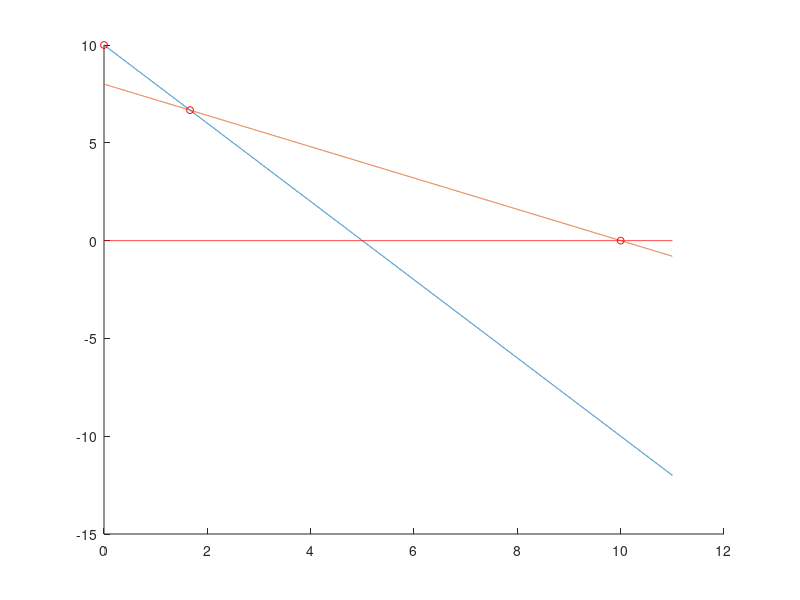

This figure's MATLAB source:
%Metodo Grafico Matlab
%Minimizacion Ejercicio 2
%Diego Velez 20172020075

clc, clear

x = 0:0.001:11; %Vector X

r1 = 10 - 2*x; %Restirccion 
r2 = 8 - (4/5)*x; %Restriccion

%Encuentra el punto A
idx = find(r2 == zeros(size(x))); %interseccion de r2 con el eje x
xA = x(idx); 
yA = r2(idx);
%Encuentra el punto B
idx = find(r1 == 6.67); %interseccion entre las restricciones
xB = x(idx);
yB = r1(idx);
%Encuentra el punto C
xC = x(1); 
yC = r1(1);

hold on
%Grafica las restricciones
plot(x, r1)
plot(x, r2)
plot(x, zeros(size(x)), 'r')
%Grafica los puntos interseccion
plot(xA, yA, 'ro', 'MarkerSize', 5)
plot(xB, yB, 'ro', 'MarkerSize', 5)
plot(xC, yC, 'ro', 'MarkerSize', 5)
hold off

%Encuentra la solucion optima
zA = (0.4*xA)+(0.8*yA);
zB = (0.4*xB)+(0.8*yB);
zC = (0.4*xC)+(0.8*yC);

z = min([zA,zB,zC])

if z == zA
    x1 = xA
    x2 = yA
end
if z == zB
    x1 = xB
    x2 = yB
end
if z == zC
    x1 = xC
    x2 = yC
end